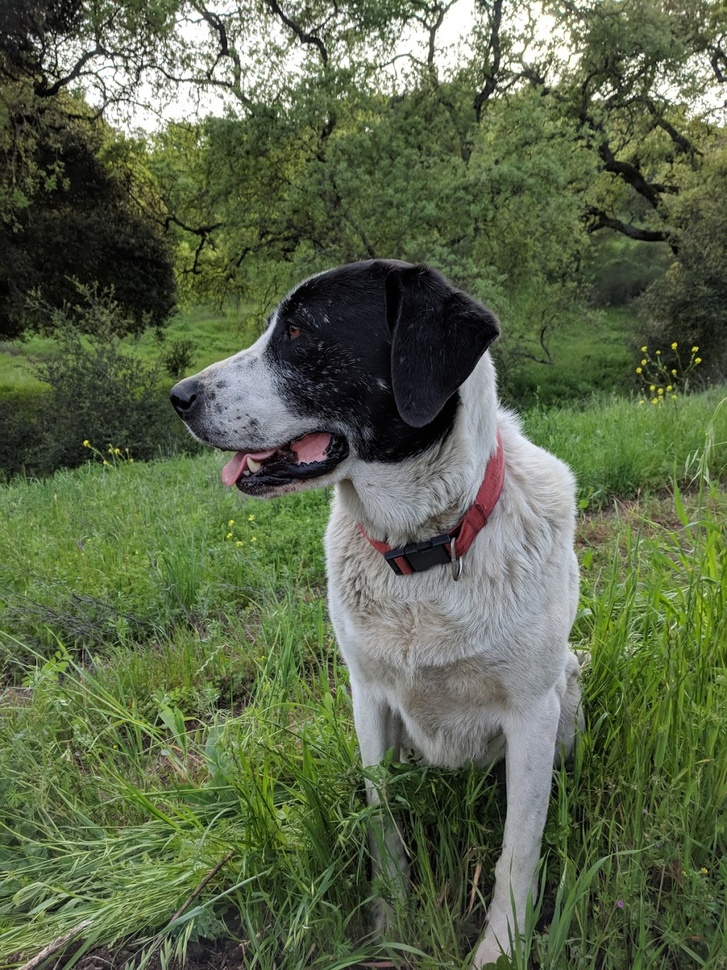
#> input picture meta/sammy.jpg, 727 x 970 px, shrunk from 1025 x 1367 before the run
$ jupyter execute 04a-Template-Matching.ipynb
#> lines starting #> are read from the running program, lines starting #| are printed output that depends on the picture
[cell 1]
import cv2
import numpy as np
import matplotlib.pyplot as plt

[cell 2]
full = cv2.imread('../meta/sammy.jpg')
#> full is the input picture: shape (970, 727, 3); mean B, G, R 74.2, 102.6, 91.2
full = cv2.cvtColor(full, cv2.COLOR_BGR2RGB)

plt.imshow(full)

[cell 3]
face= cv2.imread('../meta/sammy_face.jpg')
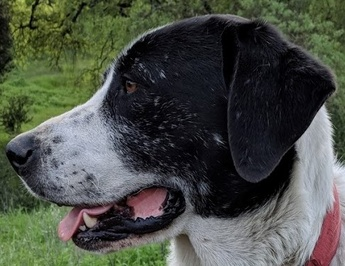
#> input picture meta/sammy_face.jpg, 345 x 266 px, shrunk from 486 x 375 before the run
#> face is the input picture: shape (266, 345, 3); mean B, G, R 70, 78.7, 74.3
face = cv2.cvtColor(face, cv2.COLOR_BGR2RGB)

plt.imshow(face)

# Template Matching

[cell 4]
methods = ['cv2.TM_CCOEFF', 'cv2.TM_CCOEFF_NORMED',
           'cv2.TM_CCORR', 'cv2.TM_CCORR_NORMED',
           'cv2.TM_SQDIFF', 'cv2.TM_SQDIFF_NORMED']

[cell 5]
height, width,channels = face.shape
#> height = 266; width = 345; channels = 3

[cell 6]
for method_ in methods:
    full_copy = full.copy()
    method = eval(method_)

    res = cv2.matchTemplate(full_copy,face,method)
    min_val, max_val, min_loc, max_loc = cv2.minMaxLoc(res)

    if method in [cv2.TM_SQDIFF, cv2.TM_SQDIFF_NORMED]:
        top_left = min_loc
    else:
        top_left = max_loc

    bottom_right = (top_left[0] + width, top_left[1] + height)

    cv2.rectangle(full_copy,top_left, bottom_right, 255, 10)

    fig, ax = plt.subplots(1, 2, figsize=(20, 6))
    ax[0].imshow(res)
    ax[0].set_title('Result of Template Matching')
    ax[1].imshow(full_copy)
    ax[1].set_title('Detected Point')
    fig.suptitle(method_)
#> this loop made 6 passes
#> (min_val, max_val, min_loc, top_left, bottom_right) on passes 1 to 4: (-369489984, 868099584, (0, 7), (164, 245), (509, 511)), (-0.333, 0.994, (0, 10), (164, 245), (509, 511)), (1.13e+09, 2.63e+09, (47, 150), (237, 465), (582, 731)), (0.5, 0.998, (0, 38), (164, 245), (509, 511))
#> (min_val, max_val, max_loc, top_left, bottom_right) on passes 5 to 6: (11169509, 3.14e+09, (0, 0), (164, 245), (509, 511)), (0.00463, 1, (0, 0), (164, 245), (509, 511))
#> pass 1, `res = cv2.matchTemplate(full_copy,face,method)`:
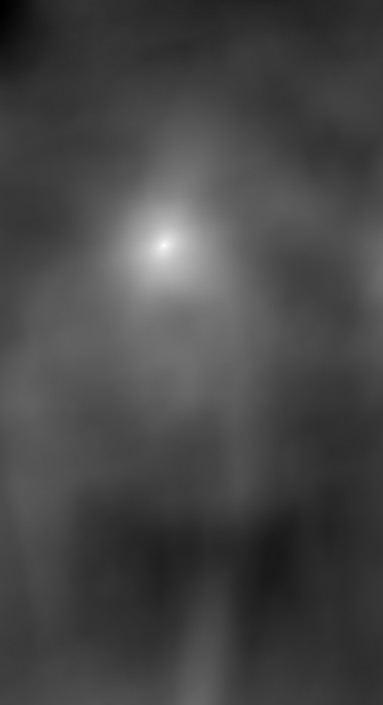
#> res: shape (705, 383) float32; min -369489984, max 868099584, mean -27078770; drawn with min black and max white
#> pass 2, `res = cv2.matchTemplate(full_copy,face,method)`:
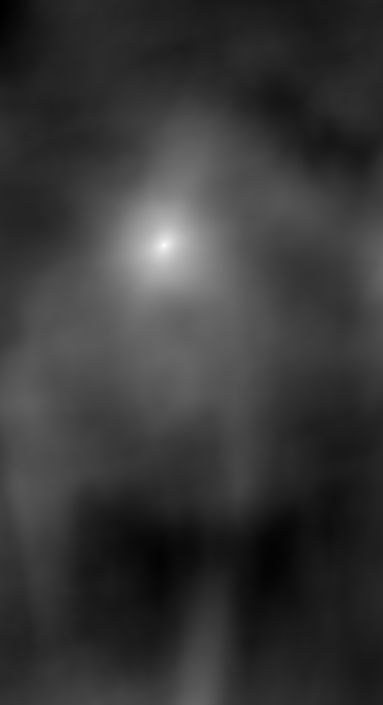
#> res: shape (705, 383) float32; min -0.333, max 0.994, mean -0.0421; drawn with min black and max white
#> pass 3, `res = cv2.matchTemplate(full_copy,face,method)`:
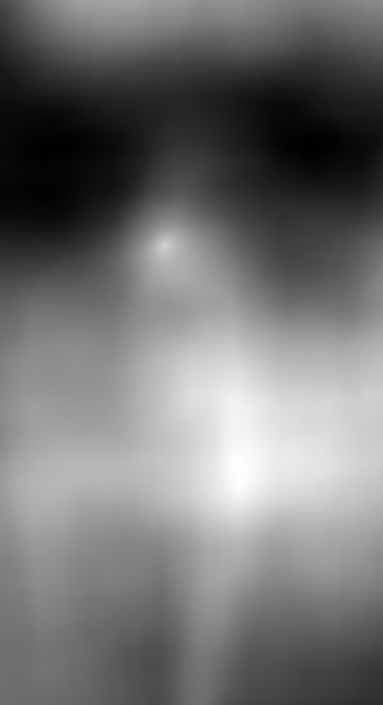
#> res: shape (705, 383) float32; min 1.13e+09, max 2.63e+09, mean 1.81e+09; drawn with min black and max white
#> after the loop:
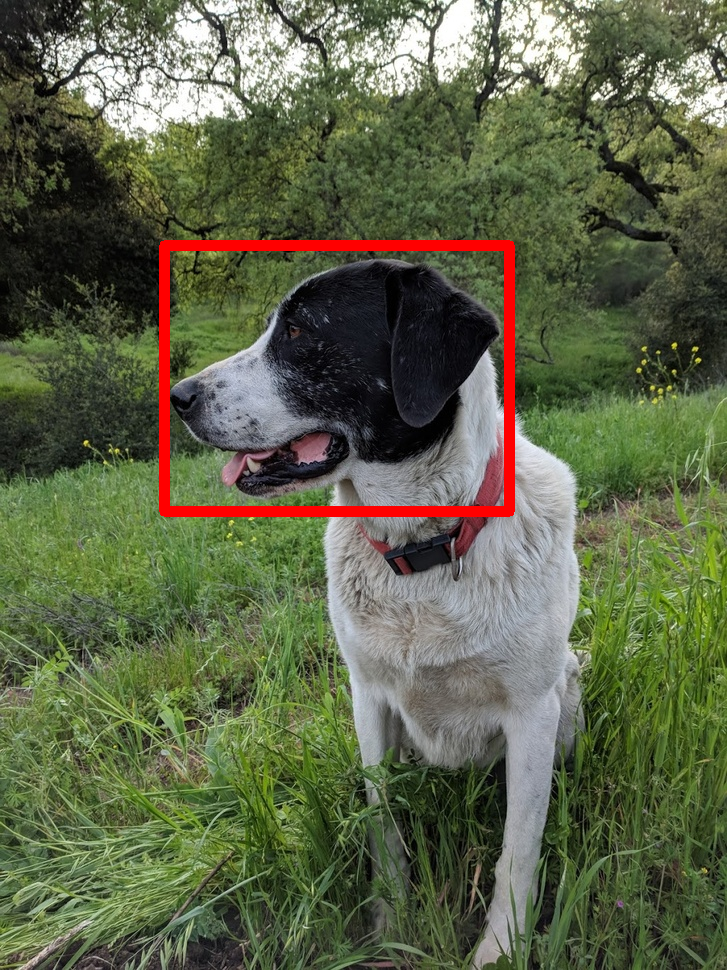
#> full_copy: shape (970, 727, 3); mean R, G, B 94.3, 100.7, 72.8
#> after the loop:
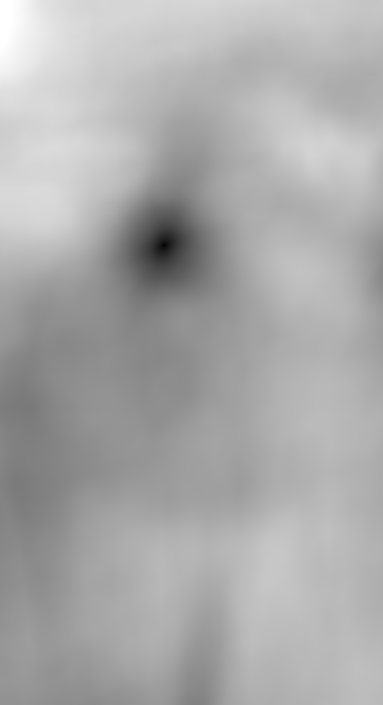
#> res: shape (705, 383) float32; min 0.00463, max 1, mean 0.669
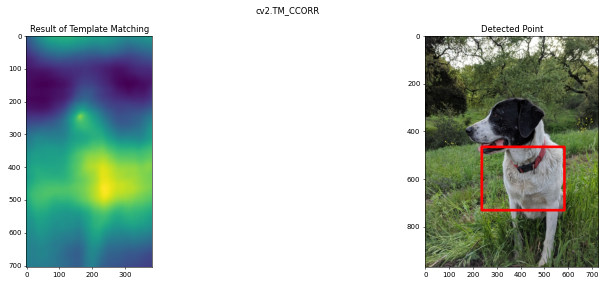
#> figure drawn by matplotlib, 2 panels
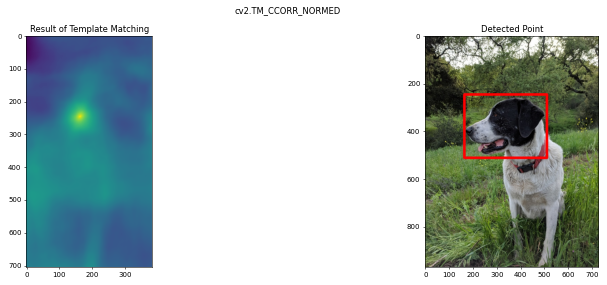
#> figure drawn by matplotlib, 2 panels
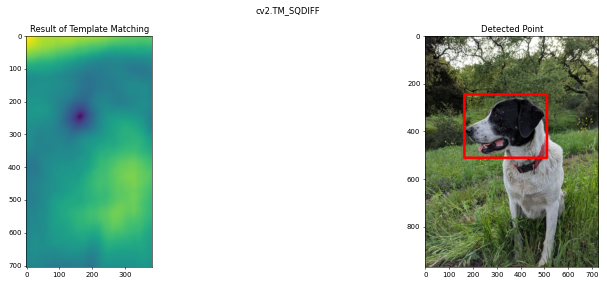
#> figure drawn by matplotlib, 2 panels
